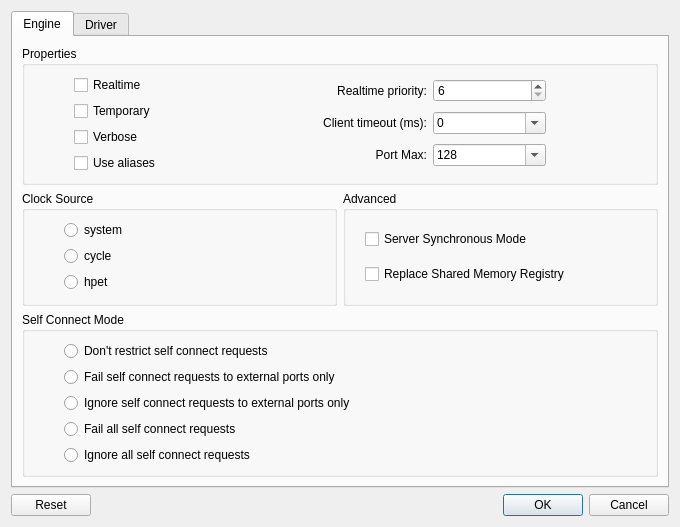
<?xml version="1.0" encoding="UTF-8"?>
<ui version="4.0">
 <class>JackSettingsW</class>
 <widget class="QDialog" name="JackSettingsW">
  <property name="geometry">
   <rect>
    <x>0</x>
    <y>0</y>
    <width>680</width>
    <height>449</height>
   </rect>
  </property>
  <property name="windowTitle">
   <string>J2SC Settings</string>
  </property>
  <layout class="QVBoxLayout" name="verticalLayout">
   <item>
    <widget class="QTabWidget" name="tabWidget">
     <property name="currentIndex">
      <number>0</number>
     </property>
     <widget class="QWidget" name="engine">
      <attribute name="title">
       <string>Engine</string>
      </attribute>
      <layout class="QGridLayout" name="gridLayout_4">
       <item row="0" column="0" colspan="2">
        <widget class="QGroupBox" name="group_server_properties">
         <property name="title">
          <string>Properties</string>
         </property>
         <layout class="QHBoxLayout" name="horizontalLayout_5">
          <item>
           <spacer name="horizontalSpacer_11">
            <property name="orientation">
             <enum>Qt::Horizontal</enum>
            </property>
            <property name="sizeType">
             <enum>QSizePolicy::Fixed</enum>
            </property>
            <property name="sizeHint" stdset="0">
             <size>
              <width>40</width>
              <height>20</height>
             </size>
            </property>
           </spacer>
          </item>
          <item>
           <layout class="QVBoxLayout" name="verticalLayout_2">
            <item>
             <widget class="QCheckBox" name="obj_server_realtime">
              <property name="toolTip">
               <string>Whether to use realtime scheduling</string>
              </property>
              <property name="text">
               <string>Realtime</string>
              </property>
             </widget>
            </item>
            <item>
             <widget class="QCheckBox" name="obj_server_temporary">
              <property name="toolTip">
               <string>Exit once all clients have closed their connections</string>
              </property>
              <property name="text">
               <string>Temporary</string>
              </property>
             </widget>
            </item>
            <item>
             <widget class="QCheckBox" name="obj_server_verbose">
              <property name="toolTip">
               <string>Verbose mode</string>
              </property>
              <property name="text">
               <string>Verbose</string>
              </property>
             </widget>
            </item>
            <item>
             <widget class="QCheckBox" name="obj_server_alias">
              <property name="toolTip">
               <string>Use system port aliases instead of system:playback_*</string>
              </property>
              <property name="text">
               <string>Use aliases</string>
              </property>
             </widget>
            </item>
           </layout>
          </item>
          <item>
           <layout class="QGridLayout" name="gridLayout_11">
            <item row="0" column="0">
             <widget class="QLabel" name="label_23">
              <property name="toolTip">
               <string>Scheduler priority when running in realtime mode</string>
              </property>
              <property name="text">
               <string>Realtime priority:</string>
              </property>
              <property name="alignment">
               <set>Qt::AlignRight|Qt::AlignTrailing|Qt::AlignVCenter</set>
              </property>
             </widget>
            </item>
            <item row="0" column="1">
             <widget class="QSpinBox" name="obj_server_realtime_priority">
              <property name="toolTip">
               <string>Scheduler priority when running in realtime mode</string>
              </property>
              <property name="minimum">
               <number>6</number>
              </property>
             </widget>
            </item>
            <item row="1" column="0">
             <widget class="QLabel" name="label_25">
              <property name="toolTip">
               <string>Client timeout limit in milliseconds</string>
              </property>
              <property name="text">
               <string>Client timeout (ms):</string>
              </property>
              <property name="alignment">
               <set>Qt::AlignRight|Qt::AlignTrailing|Qt::AlignVCenter</set>
              </property>
             </widget>
            </item>
            <item row="1" column="1">
             <widget class="QComboBox" name="obj_server_client_timeout">
              <property name="toolTip">
               <string>Client timeout limit in milliseconds</string>
              </property>
              <property name="editable">
               <bool>true</bool>
              </property>
              <item>
               <property name="text">
                <string>0</string>
               </property>
              </item>
              <item>
               <property name="text">
                <string>200</string>
               </property>
              </item>
              <item>
               <property name="text">
                <string>500</string>
               </property>
              </item>
              <item>
               <property name="text">
                <string>1000</string>
               </property>
              </item>
              <item>
               <property name="text">
                <string>2000</string>
               </property>
              </item>
              <item>
               <property name="text">
                <string>5000</string>
               </property>
              </item>
              <item>
               <property name="text">
                <string>10000</string>
               </property>
              </item>
             </widget>
            </item>
            <item row="2" column="0">
             <widget class="QLabel" name="obj_server_port_max_label">
              <property name="toolTip">
               <string>Maximum number of ports</string>
              </property>
              <property name="text">
               <string>Port Max:</string>
              </property>
              <property name="alignment">
               <set>Qt::AlignRight|Qt::AlignTrailing|Qt::AlignVCenter</set>
              </property>
             </widget>
            </item>
            <item row="2" column="1">
             <widget class="QComboBox" name="obj_server_port_max">
              <property name="toolTip">
               <string>Maximum number of ports</string>
              </property>
              <property name="editable">
               <bool>true</bool>
              </property>
              <item>
               <property name="text">
                <string>128</string>
               </property>
              </item>
              <item>
               <property name="text">
                <string>256</string>
               </property>
              </item>
              <item>
               <property name="text">
                <string>512</string>
               </property>
              </item>
              <item>
               <property name="text">
                <string>1024</string>
               </property>
              </item>
              <item>
               <property name="text">
                <string>2048</string>
               </property>
              </item>
             </widget>
            </item>
           </layout>
          </item>
          <item>
           <spacer name="horizontalSpacer_12">
            <property name="orientation">
             <enum>Qt::Horizontal</enum>
            </property>
            <property name="sizeType">
             <enum>QSizePolicy::Fixed</enum>
            </property>
            <property name="sizeHint" stdset="0">
             <size>
              <width>100</width>
              <height>20</height>
             </size>
            </property>
           </spacer>
          </item>
         </layout>
        </widget>
       </item>
       <item row="1" column="1">
        <widget class="QGroupBox" name="group_server_advanced">
         <property name="title">
          <string>Advanced</string>
         </property>
         <layout class="QGridLayout" name="gridLayout_14">
          <item row="0" column="1">
           <widget class="QCheckBox" name="obj_server_sync">
            <property name="text">
             <string>Server Synchronous Mode</string>
            </property>
           </widget>
          </item>
          <item row="1" column="1">
           <widget class="QCheckBox" name="obj_server_replace_registry">
            <property name="text">
             <string>Replace Shared Memory Registry</string>
            </property>
           </widget>
          </item>
          <item row="0" column="0">
           <spacer name="horizontalSpacer_9">
            <property name="orientation">
             <enum>Qt::Horizontal</enum>
            </property>
            <property name="sizeType">
             <enum>QSizePolicy::Fixed</enum>
            </property>
            <property name="sizeHint" stdset="0">
             <size>
              <width>10</width>
              <height>20</height>
             </size>
            </property>
           </spacer>
          </item>
         </layout>
        </widget>
       </item>
       <item row="2" column="0" colspan="2">
        <widget class="QGroupBox" name="obj_server_self_connect_mode">
         <property name="title">
          <string>Self Connect Mode</string>
         </property>
         <layout class="QGridLayout" name="gridLayout_12">
          <item row="0" column="1">
           <widget class="QRadioButton" name="obj_server_self_connect_mode_0">
            <property name="text">
             <string>Don't restrict self connect requests</string>
            </property>
           </widget>
          </item>
          <item row="1" column="1">
           <widget class="QRadioButton" name="obj_server_self_connect_mode_1">
            <property name="text">
             <string>Fail self connect requests to external ports only</string>
            </property>
           </widget>
          </item>
          <item row="2" column="1">
           <widget class="QRadioButton" name="obj_server_self_connect_mode_2">
            <property name="text">
             <string>Ignore self connect requests to external ports only</string>
            </property>
           </widget>
          </item>
          <item row="3" column="1">
           <widget class="QRadioButton" name="obj_server_self_connect_mode_3">
            <property name="text">
             <string>Fail all self connect requests</string>
            </property>
           </widget>
          </item>
          <item row="4" column="1">
           <widget class="QRadioButton" name="obj_server_self_connect_mode_4">
            <property name="text">
             <string>Ignore all self connect requests</string>
            </property>
           </widget>
          </item>
          <item row="0" column="0">
           <spacer name="horizontalSpacer_5">
            <property name="orientation">
             <enum>Qt::Horizontal</enum>
            </property>
            <property name="sizeType">
             <enum>QSizePolicy::Fixed</enum>
            </property>
            <property name="sizeHint" stdset="0">
             <size>
              <width>30</width>
              <height>20</height>
             </size>
            </property>
           </spacer>
          </item>
         </layout>
        </widget>
       </item>
       <item row="1" column="0">
        <widget class="QGroupBox" name="obj_server_clock_source">
         <property name="title">
          <string>Clock Source</string>
         </property>
         <layout class="QGridLayout" name="gridLayout_13">
          <item row="3" column="1">
           <widget class="QRadioButton" name="obj_server_clock_source_hpet">
            <property name="text">
             <string>hpet</string>
            </property>
           </widget>
          </item>
          <item row="1" column="1">
           <widget class="QRadioButton" name="obj_server_clock_source_system">
            <property name="text">
             <string>system</string>
            </property>
           </widget>
          </item>
          <item row="2" column="1">
           <widget class="QRadioButton" name="obj_server_clock_source_cycle">
            <property name="text">
             <string>cycle</string>
            </property>
           </widget>
          </item>
          <item row="1" column="0">
           <spacer name="horizontalSpacer_8">
            <property name="orientation">
             <enum>Qt::Horizontal</enum>
            </property>
            <property name="sizeType">
             <enum>QSizePolicy::Fixed</enum>
            </property>
            <property name="sizeHint" stdset="0">
             <size>
              <width>30</width>
              <height>20</height>
             </size>
            </property>
           </spacer>
          </item>
         </layout>
        </widget>
       </item>
      </layout>
     </widget>
     <widget class="QWidget" name="driver">
      <attribute name="title">
       <string>Driver</string>
      </attribute>
      <layout class="QGridLayout" name="gridLayout_10">
       <item row="0" column="0" rowspan="3">
        <widget class="QTableWidget" name="obj_server_driver">
         <property name="maximumSize">
          <size>
           <width>120</width>
           <height>16777215</height>
          </size>
         </property>
         <attribute name="horizontalHeaderStretchLastSection">
          <bool>true</bool>
         </attribute>
         <attribute name="verticalHeaderVisible">
          <bool>false</bool>
         </attribute>
         <row>
          <property name="text">
           <string>ALSA</string>
          </property>
         </row>
         <row>
          <property name="text">
           <string>Dummy</string>
          </property>
         </row>
         <row>
          <property name="text">
           <string>FireWire</string>
          </property>
         </row>
         <row>
          <property name="text">
           <string>Loopback</string>
          </property>
         </row>
         <column>
          <property name="text">
           <string>Driver</string>
          </property>
         </column>
         <item row="0" column="0">
          <property name="text">
           <string>ALSA</string>
          </property>
          <property name="textAlignment">
           <set>AlignHCenter|AlignVCenter|AlignCenter</set>
          </property>
          <property name="flags">
           <set>ItemIsSelectable|ItemIsEnabled</set>
          </property>
         </item>
         <item row="1" column="0">
          <property name="text">
           <string>Dummy</string>
          </property>
          <property name="textAlignment">
           <set>AlignHCenter|AlignVCenter|AlignCenter</set>
          </property>
          <property name="flags">
           <set>ItemIsSelectable|ItemIsEnabled</set>
          </property>
         </item>
         <item row="2" column="0">
          <property name="text">
           <string>FireWire</string>
          </property>
          <property name="textAlignment">
           <set>AlignHCenter|AlignVCenter|AlignCenter</set>
          </property>
          <property name="flags">
           <set>ItemIsSelectable|ItemIsEnabled</set>
          </property>
         </item>
         <item row="3" column="0">
          <property name="text">
           <string>Loopback</string>
          </property>
          <property name="textAlignment">
           <set>AlignHCenter|AlignVCenter|AlignCenter</set>
          </property>
          <property name="flags">
           <set>ItemIsSelectable|ItemIsEnabled</set>
          </property>
         </item>
        </widget>
       </item>
       <item row="0" column="1" colspan="2">
        <widget class="QGroupBox" name="group_driver_device">
         <property name="title">
          <string>Device</string>
         </property>
         <layout class="QGridLayout" name="gridLayout_3">
          <item row="0" column="0">
           <widget class="QLabel" name="obj_driver_device_label">
            <property name="enabled">
             <bool>false</bool>
            </property>
            <property name="toolTip">
             <string>Hardware device/interface name to use</string>
            </property>
            <property name="text">
             <string>Device/Interface:</string>
            </property>
            <property name="alignment">
             <set>Qt::AlignRight|Qt::AlignTrailing|Qt::AlignVCenter</set>
            </property>
           </widget>
          </item>
          <item row="0" column="1">
           <widget class="QComboBox" name="obj_driver_device">
            <property name="enabled">
             <bool>false</bool>
            </property>
            <property name="toolTip">
             <string>Hardware device/interface name to use</string>
            </property>
            <property name="editable">
             <bool>true</bool>
            </property>
           </widget>
          </item>
          <item row="0" column="3">
           <widget class="QCheckBox" name="obj_driver_duplex">
            <property name="enabled">
             <bool>false</bool>
            </property>
            <property name="toolTip">
             <string>Provide both capture and playback ports</string>
            </property>
            <property name="text">
             <string>Duplex Mode</string>
            </property>
           </widget>
          </item>
          <item row="1" column="0">
           <widget class="QLabel" name="obj_driver_capture_label">
            <property name="enabled">
             <bool>false</bool>
            </property>
            <property name="toolTip">
             <string>Whether to provide input/capture ports.
On ALSA you can here set an alternate device for capture</string>
            </property>
            <property name="text">
             <string>Input Device:</string>
            </property>
            <property name="alignment">
             <set>Qt::AlignRight|Qt::AlignTrailing|Qt::AlignVCenter</set>
            </property>
           </widget>
          </item>
          <item row="1" column="1">
           <widget class="QComboBox" name="obj_driver_capture">
            <property name="enabled">
             <bool>false</bool>
            </property>
            <property name="toolTip">
             <string>Whether to provide input/capture ports.
On ALSA you can here set an alternate device for capture</string>
            </property>
            <property name="editable">
             <bool>true</bool>
            </property>
           </widget>
          </item>
          <item row="2" column="0">
           <widget class="QLabel" name="obj_driver_playback_label">
            <property name="enabled">
             <bool>false</bool>
            </property>
            <property name="toolTip">
             <string>Whether to provide output/playback ports.
On ALSA you can here set an alternate device for playback</string>
            </property>
            <property name="text">
             <string>Output Device:</string>
            </property>
            <property name="alignment">
             <set>Qt::AlignRight|Qt::AlignTrailing|Qt::AlignVCenter</set>
            </property>
           </widget>
          </item>
          <item row="2" column="1">
           <widget class="QComboBox" name="obj_driver_playback">
            <property name="enabled">
             <bool>false</bool>
            </property>
            <property name="toolTip">
             <string>Whether to provide output/playback ports.
On ALSA you can here set an alternate device for playback</string>
            </property>
            <property name="editable">
             <bool>true</bool>
            </property>
           </widget>
          </item>
          <item row="1" column="3">
           <widget class="QCheckBox" name="obj_driver_monitor">
            <property name="enabled">
             <bool>false</bool>
            </property>
            <property name="toolTip">
             <string>Provide output monitor ports</string>
            </property>
            <property name="text">
             <string>Monitor</string>
            </property>
           </widget>
          </item>
          <item row="3" column="0">
           <widget class="QLabel" name="obj_driver_inchannels_label">
            <property name="enabled">
             <bool>false</bool>
            </property>
            <property name="toolTip">
             <string>Number of capture channels (defaults to hardware max)</string>
            </property>
            <property name="text">
             <string>Input Channels:</string>
            </property>
            <property name="alignment">
             <set>Qt::AlignRight|Qt::AlignTrailing|Qt::AlignVCenter</set>
            </property>
           </widget>
          </item>
          <item row="3" column="1">
           <widget class="QSpinBox" name="obj_driver_inchannels">
            <property name="enabled">
             <bool>false</bool>
            </property>
            <property name="toolTip">
             <string>Number of capture channels (defaults to hardware max)</string>
            </property>
           </widget>
          </item>
          <item row="4" column="0">
           <widget class="QLabel" name="obj_driver_outchannels_label">
            <property name="enabled">
             <bool>false</bool>
            </property>
            <property name="toolTip">
             <string>Number of playback channels (defaults to hardware max)</string>
            </property>
            <property name="text">
             <string>Output Channels:</string>
            </property>
            <property name="alignment">
             <set>Qt::AlignRight|Qt::AlignTrailing|Qt::AlignVCenter</set>
            </property>
           </widget>
          </item>
          <item row="4" column="1">
           <widget class="QSpinBox" name="obj_driver_outchannels">
            <property name="enabled">
             <bool>false</bool>
            </property>
            <property name="toolTip">
             <string>Number of playback channels (defaults to hardware max)</string>
            </property>
           </widget>
          </item>
          <item row="0" column="2">
           <spacer name="horizontalSpacer">
            <property name="orientation">
             <enum>Qt::Horizontal</enum>
            </property>
            <property name="sizeType">
             <enum>QSizePolicy::Fixed</enum>
            </property>
            <property name="sizeHint" stdset="0">
             <size>
              <width>20</width>
              <height>20</height>
             </size>
            </property>
           </spacer>
          </item>
          <item row="4" column="3">
           <widget class="QCheckBox" name="obj_driver_hwmeter">
            <property name="enabled">
             <bool>false</bool>
            </property>
            <property name="toolTip">
             <string>Enable hardware metering on cards that support it</string>
            </property>
            <property name="text">
             <string>Hardware Metering</string>
            </property>
           </widget>
          </item>
          <item row="3" column="3">
           <widget class="QCheckBox" name="obj_driver_hwmon">
            <property name="enabled">
             <bool>false</bool>
            </property>
            <property name="toolTip">
             <string>Enable hardware monitoring of capture ports</string>
            </property>
            <property name="text">
             <string>Hardware Monitoring</string>
            </property>
           </widget>
          </item>
          <item row="2" column="3">
           <widget class="QCheckBox" name="obj_driver_hw_alias">
            <property name="enabled">
             <bool>false</bool>
            </property>
            <property name="toolTip">
             <string>Use hardware device name for alias instead of alsa_pcm</string>
            </property>
            <property name="text">
             <string>Hardware Aliases</string>
            </property>
           </widget>
          </item>
         </layout>
        </widget>
       </item>
       <item row="1" column="1" rowspan="2">
        <widget class="QGroupBox" name="group_driver_properties">
         <property name="title">
          <string>Properties</string>
         </property>
         <layout class="QGridLayout" name="gridLayout">
          <item row="0" column="0">
           <widget class="QLabel" name="obj_driver_rate_label">
            <property name="enabled">
             <bool>false</bool>
            </property>
            <property name="toolTip">
             <string>Sample rate in frames per second</string>
            </property>
            <property name="text">
             <string>Sample Rate:</string>
            </property>
            <property name="alignment">
             <set>Qt::AlignRight|Qt::AlignTrailing|Qt::AlignVCenter</set>
            </property>
           </widget>
          </item>
          <item row="0" column="1">
           <widget class="QComboBox" name="obj_driver_rate">
            <property name="enabled">
             <bool>false</bool>
            </property>
            <property name="toolTip">
             <string>Sample rate in frames per second</string>
            </property>
            <property name="editable">
             <bool>true</bool>
            </property>
            <item>
             <property name="text">
              <string>22050</string>
             </property>
            </item>
            <item>
             <property name="text">
              <string>32000</string>
             </property>
            </item>
            <item>
             <property name="text">
              <string>44100</string>
             </property>
            </item>
            <item>
             <property name="text">
              <string>48000</string>
             </property>
            </item>
            <item>
             <property name="text">
              <string>88200</string>
             </property>
            </item>
            <item>
             <property name="text">
              <string>96000</string>
             </property>
            </item>
            <item>
             <property name="text">
              <string>192000</string>
             </property>
            </item>
           </widget>
          </item>
          <item row="1" column="0">
           <widget class="QLabel" name="obj_driver_period_label">
            <property name="enabled">
             <bool>false</bool>
            </property>
            <property name="toolTip">
             <string>Frames per period between process() calls.
Also known as buffer size</string>
            </property>
            <property name="text">
             <string>Buffer Size:</string>
            </property>
            <property name="alignment">
             <set>Qt::AlignRight|Qt::AlignTrailing|Qt::AlignVCenter</set>
            </property>
           </widget>
          </item>
          <item row="1" column="1">
           <widget class="QComboBox" name="obj_driver_period">
            <property name="enabled">
             <bool>false</bool>
            </property>
            <property name="toolTip">
             <string>Frames per period between process() calls.
Also known as buffer size</string>
            </property>
            <property name="editable">
             <bool>true</bool>
            </property>
            <item>
             <property name="text">
              <string>16</string>
             </property>
            </item>
            <item>
             <property name="text">
              <string>32</string>
             </property>
            </item>
            <item>
             <property name="text">
              <string>64</string>
             </property>
            </item>
            <item>
             <property name="text">
              <string>128</string>
             </property>
            </item>
            <item>
             <property name="text">
              <string>256</string>
             </property>
            </item>
            <item>
             <property name="text">
              <string>512</string>
             </property>
            </item>
            <item>
             <property name="text">
              <string>1024</string>
             </property>
            </item>
            <item>
             <property name="text">
              <string>2048</string>
             </property>
            </item>
            <item>
             <property name="text">
              <string>4096</string>
             </property>
            </item>
            <item>
             <property name="text">
              <string>8192</string>
             </property>
            </item>
           </widget>
          </item>
          <item row="2" column="0">
           <widget class="QLabel" name="obj_driver_nperiods_label">
            <property name="enabled">
             <bool>false</bool>
            </property>
            <property name="toolTip">
             <string>Number of periods of playback latency</string>
            </property>
            <property name="text">
             <string>Periods/Buffer:</string>
            </property>
            <property name="alignment">
             <set>Qt::AlignRight|Qt::AlignTrailing|Qt::AlignVCenter</set>
            </property>
           </widget>
          </item>
          <item row="2" column="1">
           <widget class="QSpinBox" name="obj_driver_nperiods">
            <property name="enabled">
             <bool>false</bool>
            </property>
            <property name="toolTip">
             <string>Number of periods of playback latency</string>
            </property>
            <property name="minimum">
             <number>2</number>
            </property>
            <property name="value">
             <number>2</number>
            </property>
           </widget>
          </item>
          <item row="3" column="0">
           <widget class="QLabel" name="obj_driver_dither_label">
            <property name="enabled">
             <bool>false</bool>
            </property>
            <property name="text">
             <string>Dithering Mode:</string>
            </property>
            <property name="alignment">
             <set>Qt::AlignRight|Qt::AlignTrailing|Qt::AlignVCenter</set>
            </property>
           </widget>
          </item>
          <item row="3" column="1">
           <widget class="QComboBox" name="obj_driver_dither">
            <property name="enabled">
             <bool>false</bool>
            </property>
            <item>
             <property name="text">
              <string>None</string>
             </property>
            </item>
            <item>
             <property name="text">
              <string>Rectangular</string>
             </property>
            </item>
            <item>
             <property name="text">
              <string>Shaped</string>
             </property>
            </item>
            <item>
             <property name="text">
              <string>Triangular</string>
             </property>
            </item>
           </widget>
          </item>
          <item row="4" column="0" colspan="2">
           <layout class="QHBoxLayout" name="horizontalLayout_3">
            <item>
             <spacer name="horizontalSpacer_3">
              <property name="orientation">
               <enum>Qt::Horizontal</enum>
              </property>
              <property name="sizeType">
               <enum>QSizePolicy::Fixed</enum>
              </property>
              <property name="sizeHint" stdset="0">
               <size>
                <width>80</width>
                <height>20</height>
               </size>
              </property>
             </spacer>
            </item>
            <item>
             <widget class="QCheckBox" name="obj_driver_softmode">
              <property name="enabled">
               <bool>false</bool>
              </property>
              <property name="toolTip">
               <string>Soft mode, no xrun handling</string>
              </property>
              <property name="text">
               <string>Soft Mode</string>
              </property>
             </widget>
            </item>
           </layout>
          </item>
          <item row="5" column="0" colspan="2">
           <layout class="QHBoxLayout" name="horizontalLayout_4">
            <item>
             <spacer name="horizontalSpacer_4">
              <property name="orientation">
               <enum>Qt::Horizontal</enum>
              </property>
              <property name="sizeType">
               <enum>QSizePolicy::Fixed</enum>
              </property>
              <property name="sizeHint" stdset="0">
               <size>
                <width>80</width>
                <height>20</height>
               </size>
              </property>
             </spacer>
            </item>
            <item>
             <widget class="QCheckBox" name="obj_driver_shorts">
              <property name="enabled">
               <bool>false</bool>
              </property>
              <property name="toolTip">
               <string>Try 16-bit samples before 32-bit</string>
              </property>
              <property name="text">
               <string>Force 16-bit</string>
              </property>
             </widget>
            </item>
           </layout>
          </item>
         </layout>
        </widget>
       </item>
       <item row="1" column="2">
        <widget class="QGroupBox" name="group_driver_extra_latency">
         <property name="title">
          <string>Extra Latency</string>
         </property>
         <layout class="QGridLayout" name="gridLayout_2">
          <item row="0" column="0">
           <widget class="QLabel" name="obj_driver_input_latency_label">
            <property name="enabled">
             <bool>false</bool>
            </property>
            <property name="toolTip">
             <string>Extra input latency (frames)</string>
            </property>
            <property name="text">
             <string>Input Latency (frames):</string>
            </property>
            <property name="alignment">
             <set>Qt::AlignRight|Qt::AlignTrailing|Qt::AlignVCenter</set>
            </property>
           </widget>
          </item>
          <item row="0" column="1">
           <widget class="QSpinBox" name="obj_driver_input_latency">
            <property name="enabled">
             <bool>false</bool>
            </property>
            <property name="toolTip">
             <string>Extra input latency (frames)</string>
            </property>
            <property name="maximum">
             <number>99999</number>
            </property>
           </widget>
          </item>
          <item row="1" column="0">
           <widget class="QLabel" name="obj_driver_output_latency_label">
            <property name="enabled">
             <bool>false</bool>
            </property>
            <property name="toolTip">
             <string>Extra output latency (frames)</string>
            </property>
            <property name="text">
             <string>Output Latency (frames):</string>
            </property>
            <property name="alignment">
             <set>Qt::AlignRight|Qt::AlignTrailing|Qt::AlignVCenter</set>
            </property>
           </widget>
          </item>
          <item row="1" column="1">
           <widget class="QSpinBox" name="obj_driver_output_latency">
            <property name="enabled">
             <bool>false</bool>
            </property>
            <property name="toolTip">
             <string>Extra output latency (frames)</string>
            </property>
            <property name="maximum">
             <number>99999</number>
            </property>
           </widget>
          </item>
         </layout>
        </widget>
       </item>
       <item row="2" column="2">
        <widget class="QGroupBox" name="group_driver_misc">
         <property name="title">
          <string>Misc</string>
         </property>
         <layout class="QGridLayout" name="gridLayout_9">
          <item row="0" column="0">
           <widget class="QStackedWidget" name="toolbox_driver_misc">
            <property name="currentIndex">
             <number>0</number>
            </property>
            <widget class="QWidget" name="page_2"/>
            <widget class="QWidget" name="toolbox_driver_miscPage1">
             <layout class="QGridLayout" name="gridLayout_5">
              <item row="0" column="0">
               <widget class="QLabel" name="obj_driver_midi_driver_label">
                <property name="enabled">
                 <bool>false</bool>
                </property>
                <property name="toolTip">
                 <string>ALSA MIDI backend driver to use</string>
                </property>
                <property name="text">
                 <string>MIDI Driver</string>
                </property>
                <property name="alignment">
                 <set>Qt::AlignRight|Qt::AlignTrailing|Qt::AlignVCenter</set>
                </property>
               </widget>
              </item>
              <item row="0" column="1">
               <widget class="QComboBox" name="obj_driver_midi_driver">
                <property name="enabled">
                 <bool>false</bool>
                </property>
                <property name="toolTip">
                 <string>ALSA MIDI backend driver to use</string>
                </property>
                <item>
                 <property name="text">
                  <string>None</string>
                 </property>
                </item>
                <item>
                 <property name="text">
                  <string>ALSA Sequencer</string>
                 </property>
                </item>
                <item>
                 <property name="text">
                  <string>ALSA Raw-MIDI</string>
                 </property>
                </item>
               </widget>
              </item>
              <item row="3" column="0" colspan="2">
               <spacer name="verticalSpacer_5">
                <property name="orientation">
                 <enum>Qt::Vertical</enum>
                </property>
                <property name="sizeHint" stdset="0">
                 <size>
                  <width>20</width>
                  <height>40</height>
                 </size>
                </property>
               </spacer>
              </item>
             </layout>
            </widget>
            <widget class="QWidget" name="toolbox_driver_miscPage2">
             <layout class="QGridLayout" name="gridLayout_6">
              <item row="0" column="0">
               <widget class="QLabel" name="obj_driver_wait_label">
                <property name="enabled">
                 <bool>false</bool>
                </property>
                <property name="toolTip">
                 <string>Number of usecs to wait between engine processes</string>
                </property>
                <property name="text">
                 <string>Wait between processes (usecs):</string>
                </property>
                <property name="alignment">
                 <set>Qt::AlignRight|Qt::AlignTrailing|Qt::AlignVCenter</set>
                </property>
               </widget>
              </item>
              <item row="0" column="1">
               <widget class="QSpinBox" name="obj_driver_wait">
                <property name="enabled">
                 <bool>false</bool>
                </property>
                <property name="toolTip">
                 <string>Number of usecs to wait between engine processes</string>
                </property>
                <property name="maximum">
                 <number>999999999</number>
                </property>
               </widget>
              </item>
              <item row="1" column="0" colspan="2">
               <spacer name="verticalSpacer_3">
                <property name="orientation">
                 <enum>Qt::Vertical</enum>
                </property>
                <property name="sizeHint" stdset="0">
                 <size>
                  <width>20</width>
                  <height>40</height>
                 </size>
                </property>
               </spacer>
              </item>
             </layout>
            </widget>
            <widget class="QWidget" name="toolbox_driver_miscPage3">
             <layout class="QGridLayout" name="gridLayout_7">
              <item row="1" column="0">
               <widget class="QLabel" name="obj_driver_verbose_label">
                <property name="enabled">
                 <bool>false</bool>
                </property>
                <property name="toolTip">
                 <string>libffado verbose level</string>
                </property>
                <property name="text">
                 <string>Verbose Level</string>
                </property>
                <property name="alignment">
                 <set>Qt::AlignRight|Qt::AlignTrailing|Qt::AlignVCenter</set>
                </property>
               </widget>
              </item>
              <item row="1" column="1">
               <widget class="QSpinBox" name="obj_driver_verbose">
                <property name="enabled">
                 <bool>false</bool>
                </property>
                <property name="toolTip">
                 <string>libffado verbose level</string>
                </property>
               </widget>
              </item>
              <item row="3" column="0" colspan="2">
               <spacer name="verticalSpacer_4">
                <property name="orientation">
                 <enum>Qt::Vertical</enum>
                </property>
                <property name="sizeHint" stdset="0">
                 <size>
                  <width>20</width>
                  <height>40</height>
                 </size>
                </property>
               </spacer>
              </item>
              <item row="2" column="0" colspan="2">
               <layout class="QHBoxLayout" name="horizontalLayout_2">
                <item>
                 <spacer name="horizontalSpacer_2">
                  <property name="orientation">
                   <enum>Qt::Horizontal</enum>
                  </property>
                  <property name="sizeType">
                   <enum>QSizePolicy::Fixed</enum>
                  </property>
                  <property name="sizeHint" stdset="0">
                   <size>
                    <width>80</width>
                    <height>20</height>
                   </size>
                  </property>
                 </spacer>
                </item>
                <item>
                 <widget class="QCheckBox" name="obj_driver_snoop">
                  <property name="enabled">
                   <bool>false</bool>
                  </property>
                  <property name="text">
                   <string>Snoop FireWire Traffic</string>
                  </property>
                 </widget>
                </item>
               </layout>
              </item>
             </layout>
            </widget>
            <widget class="QWidget" name="toolbox_driver_miscPage4">
             <layout class="QGridLayout" name="gridLayout_8">
              <item row="0" column="0">
               <widget class="QLabel" name="obj_driver_channels_label">
                <property name="enabled">
                 <bool>false</bool>
                </property>
                <property name="toolTip">
                 <string>Maximum number of loopback ports</string>
                </property>
                <property name="text">
                 <string>Maximum Loopback Ports:</string>
                </property>
                <property name="alignment">
                 <set>Qt::AlignRight|Qt::AlignTrailing|Qt::AlignVCenter</set>
                </property>
               </widget>
              </item>
              <item row="0" column="1">
               <widget class="QSpinBox" name="obj_driver_channels">
                <property name="enabled">
                 <bool>false</bool>
                </property>
                <property name="toolTip">
                 <string>Maximum number of loopback ports</string>
                </property>
               </widget>
              </item>
              <item row="1" column="0" colspan="2">
               <spacer name="verticalSpacer">
                <property name="orientation">
                 <enum>Qt::Vertical</enum>
                </property>
                <property name="sizeHint" stdset="0">
                 <size>
                  <width>20</width>
                  <height>40</height>
                 </size>
                </property>
               </spacer>
              </item>
             </layout>
            </widget>
           </widget>
          </item>
         </layout>
        </widget>
       </item>
      </layout>
     </widget>
    </widget>
   </item>
   <item>
    <widget class="QDialogButtonBox" name="buttonBox">
     <property name="orientation">
      <enum>Qt::Horizontal</enum>
     </property>
     <property name="standardButtons">
      <set>QDialogButtonBox::Cancel|QDialogButtonBox::Ok|QDialogButtonBox::Reset</set>
     </property>
    </widget>
   </item>
  </layout>
 </widget>
 <resources/>
 <connections>
  <connection>
   <sender>buttonBox</sender>
   <signal>accepted()</signal>
   <receiver>JackSettingsW</receiver>
   <slot>accept()</slot>
   <hints>
    <hint type="sourcelabel">
     <x>260</x>
     <y>506</y>
    </hint>
    <hint type="destinationlabel">
     <x>157</x>
     <y>274</y>
    </hint>
   </hints>
  </connection>
  <connection>
   <sender>buttonBox</sender>
   <signal>rejected()</signal>
   <receiver>JackSettingsW</receiver>
   <slot>reject()</slot>
   <hints>
    <hint type="sourcelabel">
     <x>328</x>
     <y>506</y>
    </hint>
    <hint type="destinationlabel">
     <x>286</x>
     <y>274</y>
    </hint>
   </hints>
  </connection>
  <connection>
   <sender>obj_server_realtime</sender>
   <signal>clicked(bool)</signal>
   <receiver>obj_server_realtime_priority</receiver>
   <slot>setEnabled(bool)</slot>
   <hints>
    <hint type="sourcelabel">
     <x>132</x>
     <y>140</y>
    </hint>
    <hint type="destinationlabel">
     <x>412</x>
     <y>137</y>
    </hint>
   </hints>
  </connection>
  <connection>
   <sender>obj_server_realtime</sender>
   <signal>clicked(bool)</signal>
   <receiver>label_23</receiver>
   <slot>setEnabled(bool)</slot>
   <hints>
    <hint type="sourcelabel">
     <x>110</x>
     <y>141</y>
    </hint>
    <hint type="destinationlabel">
     <x>289</x>
     <y>150</y>
    </hint>
   </hints>
  </connection>
 </connections>
</ui>
